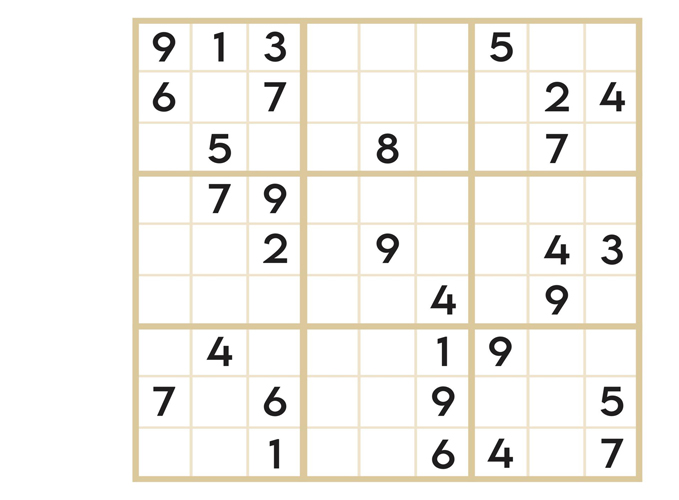
#> input picture sudoku2fake.jpg, 679 x 500 px
$ python sudoku.py
#> lines starting #> are read from the running program, lines starting #| are printed output that depends on the picture; after the words box and inside, x2 and y2 are one past the last pixel; in counts of white or black regions, pixels touching at a corner belong together
#> in main, original_image is the input picture: shape (500, 679, 3); mean B, G, R 239.8, 244.1, 245.8
### sudoku_solver.py
import numpy as np


def solve_sudoku(board):
    """
    Solves a Sudoku puzzle and modifies the input board in-place.
    :param board: 2D list of integers representing the Sudoku board (0 indicates an empty cell)
    :return: Boolean indicating whether the Sudoku was solved successfully.
    """

    def is_valid(num, pos):
        # Check row
        for i in range(len(board[0])):
            if board[pos[0]][i] == num and pos[1] != i:
                return False

        # Check column
        for i in range(len(board)):
            if board[i][pos[1]] == num and pos[0] != i:
                return False

        # Check box
        box_x = pos[1] // 3
        box_y = pos[0] // 3

        for i in range(box_y * 3, box_y * 3 + 3):
            for j in range(box_x * 3, box_x * 3 + 3):
                if board[i][j] == num and (i, j) != pos:
                    return False
        return True

    def find_empty():
        for i in range(len(board)):
            for j in range(len(board[0])):
                if board[i][j] == 0:
                    return (i, j)  # row, col
        return None

    def solve():
        find = find_empty()
        if not find:
            return True
        else:
            row, col = find

        for i in range(1, 10):
            if is_valid(i, (row, col)):
                board[row][col] = i

                if solve():
                    return True

                board[row][col] = 0

        return False

    solve()
    return board


def optimize_recognized_digits(digits):
    print("Original digits:")
    print(digits)

    optimized_digits = []
    for row in digits:
        optimized_row = []
        for digit in row:
            # If digit is a double number, crop '1' (assuming '1' is an artifact)
            if digit > 9:
                digit_str = str(digit)
                digit_str = digit_str.replace('1', '')  # Remove '1' from the digit
                # After removing '1', if the remaining string is empty or not a valid digit, consider it as an empty cell
                digit = int(digit_str) if digit_str.isdigit() and 0 < int(digit_str) <= 9 else 0
            # Ensure digit is within valid range, otherwise consider it as an empty cell
            digit = digit if digit in range(1, 10) else 0
            optimized_row.append(digit)
        optimized_digits.append(optimized_row)

    # Convert optimized_digits to a NumPy array
    optimized_digits = np.array(optimized_digits)

    # For debugging: print the optimized digits
    print("Optimized digits:")
    print(optimized_digits)

    return optimized_digits

### decodingTools.py
def pre_preprocess_image(img, size=(32, 32)):
    img_resized = cv2.resize(img, size)
    _, img_processed = cv2.threshold(img_resized, 128, 255, cv2.THRESH_BINARY)
    return img_processed


import cv2
import numpy as np

import json
import os

db_path = "number_db.json"


def load_db():
    if os.path.exists(db_path):
        with open(db_path, "r") as file:
            db = json.load(file)
    else:
        db = {}
    return db


def save_db(db):
    with open(db_path, "w") as file:
        json.dump(db, file)


THRESH = 0.8;


def recognize_number(image, db, similarity_threshold=-1):
    if (similarity_threshold < 0):
        similarity_threshold = THRESH

    image_flat = image.flatten()
    best_match_key = None
    best_similarity = -1
    best_variant_index = -1  # Index of the best matching variant

    for key, variants in db.items():
        for index, variant in enumerate(variants):
            variant_array = np.array(variant["image"])
            if image_flat.shape == variant_array.shape:
                similarity = similarity_score(image_flat, variant_array)
                if similarity > best_similarity:
                    best_similarity = similarity
                    best_match_key = key
                    best_variant_index = index

    if best_similarity > similarity_threshold:
        return best_match_key, best_similarity, best_variant_index
    return None, best_similarity, best_variant_index


def adjust_variant(image_flat, db, number_key, variant_index):
    variant_array = np.array(db[number_key][variant_index]["image"])
    adjusted_variant = ((variant_array + np.array(image_flat)) / 2).tolist()
    db[number_key][variant_index]["image"] = adjusted_variant
    print(f"Adjusted variant for {number_key} to better match new input.")


def update_db(image, number, db, update_threshold=-1):
    if (update_threshold < 0):
        update_threshold = THRESH

    image_flat = image.flatten().tolist()
    closest_number, best_similarity, variant_index = recognize_number(image, db)

    if best_similarity < update_threshold:
        # Check if the number key exists in the database; if not, initialize it with an empty list
        if number not in db:
            db[number] = []  # Initialize with an empty list
            print(f"Creating new entry for {number} in database.")
        db[number].append({"image": image_flat})
        print(f"Adding new variant for {number}.")
    elif best_similarity < 1 and variant_index != -1:
        # Ensure you handle adjustment correctly; ensure the adjust_variant function is implemented to handle this
        adjust_variant(image_flat, db, number, variant_index)
    else:
        print(f"Existing variant of {number} is similar enough; not adding a new variant.")
    save_db(db)


def similarity_score(image_flat, variant_array):
    """
    Computes a similarity score between two images based on grayscale differences.
    """
    # Normalize the difference to be between 0 and 1, where 1 is identical
    diff = np.abs(image_flat - variant_array)
    similarity = 1 - np.mean(diff) / 255
    return similarity


def custom_ocr_engine(processed_image):
    optimized_processed_image = pre_preprocess_image(processed_image)

    db = load_db()
    recognized_number, confidence, potential_number = recognize_number(optimized_processed_image, db)

    if recognized_number is None:
        cv2.imshow("Unknown Number", optimized_processed_image)
        cv2.waitKey(0)
        cv2.destroyAllWindows()

        # Prompting the user for input if the number is not recognized

        number = input(f"Please enter the digit shown in the image {potential_number} - {confidence:.2f}: ")
        if number:  # Check if the user entered a value
            update_db(optimized_processed_image, number, db)
            print(f"Added as new variant for {number}.")
            return number  # Return the input number as a string
        else:
            return ""  # Return an empty string if no input was provided
    else:
        print(f"Recognized digit: {recognized_number} with confidence: {confidence:.2f}")
        # here we are updating the values a bit to make it better fit next time
        update_db(optimized_processed_image, recognized_number, db)
        return str(recognized_number)  # Ensure we return a string representation of the number


def decodeCell(cell):
    return custom_ocr_engine(cell)

### sudoku.py
from decodingTools import decodeCell  # This would be your Sudoku solving function
from sudoku_solver import solve_sudoku  # This would be your Sudoku solving function
from sudoku_solver import optimize_recognized_digits  # This would be your Sudoku solving function


##1:
def preprocess_image(original_image):
    # Convert the image to grayscale
    gray = cv2.cvtColor(original_image, cv2.COLOR_BGR2GRAY)
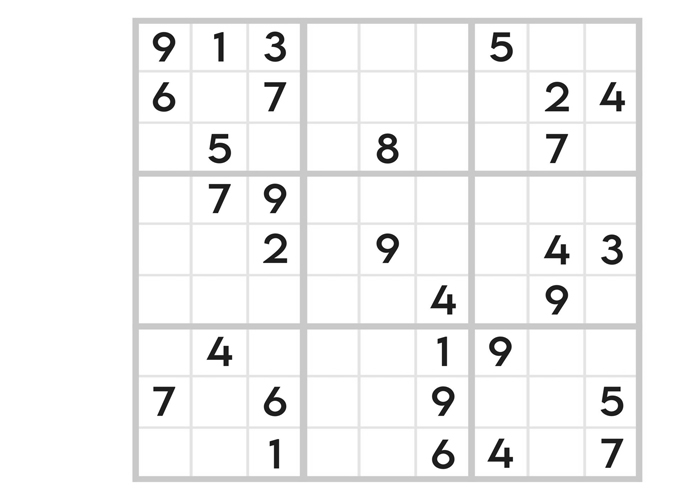
#> gray: shape (500, 679); min 5, max 255, mean 244.1

    # Apply GaussianBlur to smooth the image
    # You can adjust the kernel size (here: (5, 5)) and sigma values as needed
    blur = cv2.GaussianBlur(gray, (5, 5), 0)

    # Apply adaptive thresholding to binarize the image
    # The maxValue, adaptiveMethod, thresholdType, blockSize, and C value can be adjusted
    # 11 and 2 ?
    adaptive_thresh = cv2.adaptiveThreshold(blur, 255, cv2.ADAPTIVE_THRESH_GAUSSIAN_C,
                                            cv2.THRESH_BINARY_INV, 39, 2)
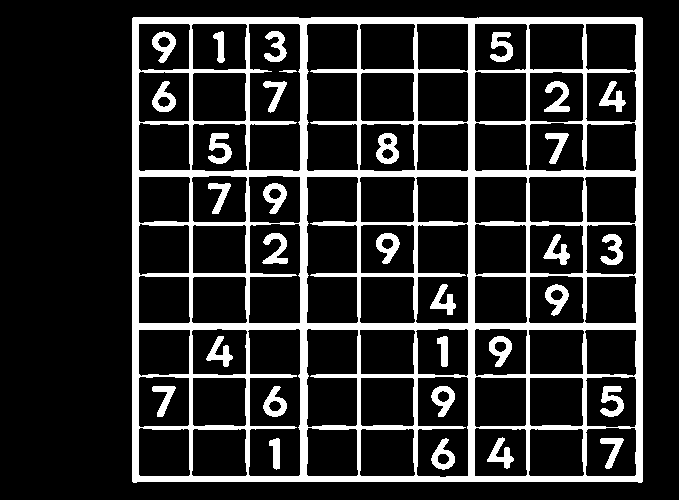
#> adaptive_thresh: shape (500, 679); 16.9% white; 32 white regions

    # cv2.imshow('Processed Image', adaptive_thresh)
    # cv2.waitKey(0)
    # cv2.destroyAllWindows()

    return adaptive_thresh


##2:

# [22 lines left out: function order_points, not called in this run]


def four_point_transform(image, pts):
    # Obtain a consistent order of the points and unpack them individually
    rect = order_points(pts)
    (tl, tr, br, bl) = rect

    # Compute the width of the new image, which will be the
    # maximum distance between bottom-right and bottom-left
    # x-coordinates or the top-right and top-left x-coordinates
    widthA = np.sqrt(((br[0] - bl[0]) ** 2) + ((br[1] - bl[1]) ** 2))
    widthB = np.sqrt(((tr[0] - tl[0]) ** 2) + ((tr[1] - tl[1]) ** 2))
    maxWidth = max(int(widthA), int(widthB))

    # Compute the height of the new image, which will be the
    # maximum distance between the top-right and bottom-right
    # y-coordinates or the top-left and bottom-left y-coordinates
    heightA = np.sqrt(((tr[0] - br[0]) ** 2) + ((tr[1] - br[1]) ** 2))
    heightB = np.sqrt(((tl[0] - bl[0]) ** 2) + ((tl[1] - bl[1]) ** 2))
    maxHeight = max(int(heightA), int(heightB))

    # Now that we have the dimensions of the new image, construct
    # the set of destination points to obtain a "birds eye view",
    # (i.e., top-down view) of the image, again specifying points
    # in the top-left, top-right, bottom-right, and bottom-left order
    dst = np.array([
        [0, 0],
        [maxWidth - 1, 0],
        [maxWidth - 1, maxHeight - 1],
        [0, maxHeight - 1]], dtype="float32")

    # Compute the perspective transform matrix and then apply it
    M = cv2.getPerspectiveTransform(rect, dst)
    warped = cv2.warpPerspective(image, M, (maxWidth, maxHeight))

    # Return both the warped image and the transformation matrix
    return warped, M


def find_sudoku_grid(preprocessed_image):
    # Find contours in the preprocessed image
    contours, _ = cv2.findContours(preprocessed_image, cv2.RETR_EXTERNAL, cv2.CHAIN_APPROX_SIMPLE)
#> contours = 1 contour; box (x1, y1, x2, y2) and area: (132, 17, 643, 483) 236621

    # Assuming the Sudoku grid is the largest contour by area
    max_area = 0
    best_cnt = None
    for cnt in contours:
        area = cv2.contourArea(cnt)
        if area > max_area:
            max_area = area
            best_cnt = cnt
#> this loop made 1 pass
#> (area, max_area) on pass 1: (236621, 236621)
#> (the rest of the program and of its run is left out)
